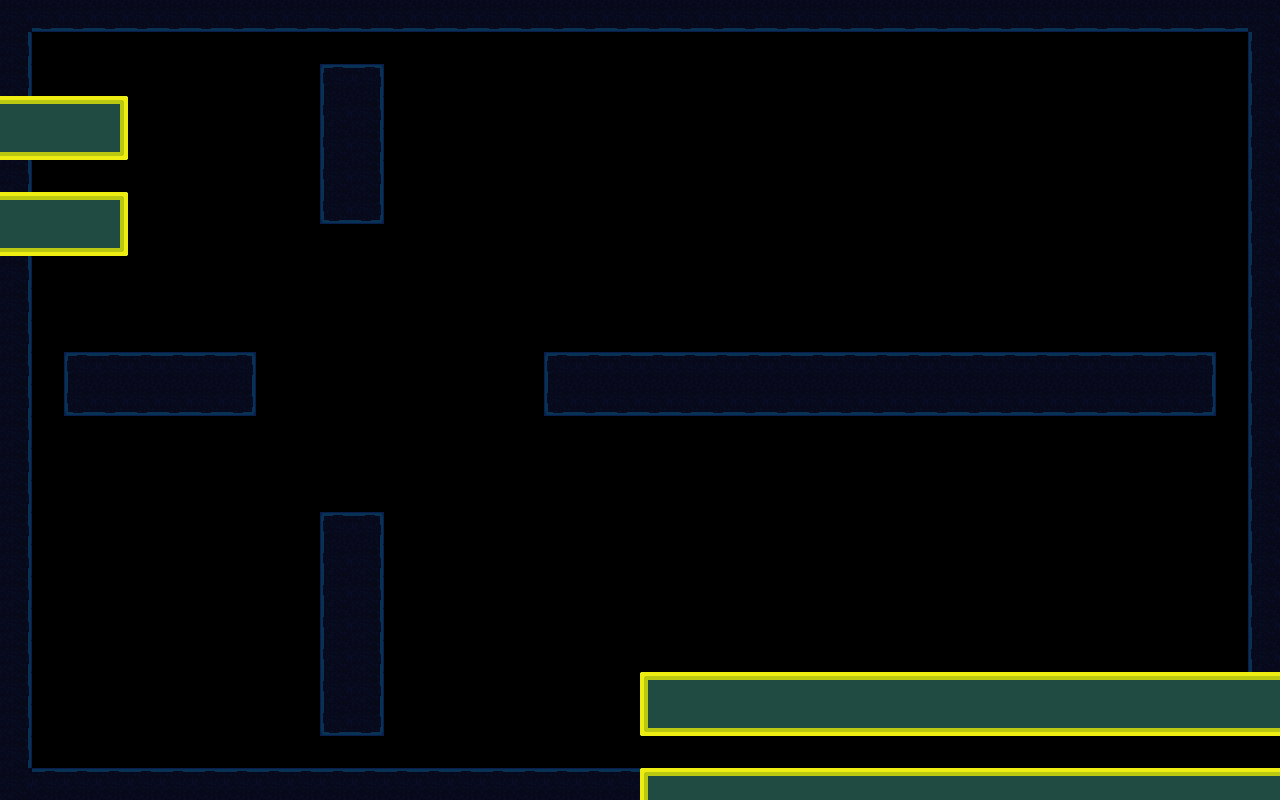

A level layout from a 2D game, rendered from its tile map. Below: a short description, then the map file with its tile-grid data intact:
An orthogonal 40x25 tile map with 32x32 px tiles, 1 tile layer (Ground), 1 hidden layer not drawn, 2 tilesets and 9 objects (5x Light, Lizard, SceneSwitch, multiPirahna, EnemyDoor).

<map version="1.10" tiledversion="1.10.2" orientation="orthogonal" renderorder="right-down" width="40" height="25" tilewidth="32" tileheight="32" infinite="0" nextlayerid="4" nextobjectid="72">
 <editorsettings>
  <export target="../maps/Level5.tmj" format="json" />
 </editorsettings>
 <tileset firstgid="1" name="MarkingTile" tilewidth="32" tileheight="32" tilecount="1" columns="1">
  <image source="../sampleTile.png" width="32" height="32" />
  <tile id="0">
   <properties>
    <property name="collides" type="bool" value="true" />
   </properties>
  </tile>
 </tileset>
 <tileset firstgid="2" name="AquaTile" tilewidth="32" tileheight="32" tilecount="100" columns="10">
  <image source="../StaticImages/tilesheet.png" width="320" height="320" />
  <tile id="0">
   <properties>
    <property name="collides" type="bool" value="false" />
   </properties>
  </tile>
  <tile id="1">
   <properties>
    <property name="collides" type="bool" value="true" />
   </properties>
  </tile>
  <tile id="2">
   <properties>
    <property name="collides" type="bool" value="true" />
   </properties>
  </tile>
  <tile id="3">
   <properties>
    <property name="collides" type="bool" value="true" />
   </properties>
  </tile>
  <tile id="4">
   <properties>
    <property name="collides" type="bool" value="false" />
   </properties>
  </tile>
  <tile id="5">
   <properties>
    <property name="collides" type="bool" value="true" />
   </properties>
  </tile>
  <tile id="6">
   <properties>
    <property name="collides" type="bool" value="true" />
   </properties>
  </tile>
  <tile id="7">
   <properties>
    <property name="collides" type="bool" value="true" />
   </properties>
  </tile>
  <tile id="8">
   <properties>
    <property name="collides" type="bool" value="false" />
   </properties>
  </tile>
  <tile id="9">
   <properties>
    <property name="collides" type="bool" value="false" />
   </properties>
  </tile>
  <tile id="10">
   <properties>
    <property name="collides" type="bool" value="false" />
   </properties>
  </tile>
  <tile id="11">
   <properties>
    <property name="collides" type="bool" value="true" />
   </properties>
  </tile>
  <tile id="12">
   <properties>
    <property name="collides" type="bool" value="true" />
   </properties>
  </tile>
  <tile id="13">
   <properties>
    <property name="collides" type="bool" value="true" />
   </properties>
  </tile>
  <tile id="14">
   <properties>
    <property name="collides" type="bool" value="false" />
   </properties>
  </tile>
  <tile id="15">
   <properties>
    <property name="collides" type="bool" value="true" />
   </properties>
  </tile>
  <tile id="16">
   <properties>
    <property name="collides" type="bool" value="true" />
   </properties>
  </tile>
  <tile id="17">
   <properties>
    <property name="collides" type="bool" value="true" />
   </properties>
  </tile>
  <tile id="18">
   <properties>
    <property name="collides" type="bool" value="false" />
   </properties>
  </tile>
  <tile id="19">
   <properties>
    <property name="collides" type="bool" value="false" />
   </properties>
  </tile>
  <tile id="20">
   <properties>
    <property name="collides" type="bool" value="false" />
   </properties>
  </tile>
  <tile id="21">
   <properties>
    <property name="collides" type="bool" value="true" />
   </properties>
  </tile>
  <tile id="22">
   <properties>
    <property name="collides" type="bool" value="true" />
   </properties>
  </tile>
  <tile id="23">
   <properties>
    <property name="collides" type="bool" value="true" />
   </properties>
  </tile>
  <tile id="24">
   <properties>
    <property name="collides" type="bool" value="false" />
   </properties>
  </tile>
  <tile id="25">
   <properties>
    <property name="collides" type="bool" value="true" />
   </properties>
  </tile>
  <tile id="26">
   <properties>
    <property name="collides" type="bool" value="true" />
   </properties>
  </tile>
  <tile id="27">
   <properties>
    <property name="collides" type="bool" value="true" />
   </properties>
  </tile>
  <tile id="28">
   <properties>
    <property name="collides" type="bool" value="false" />
   </properties>
  </tile>
  <tile id="29">
   <properties>
    <property name="collides" type="bool" value="false" />
   </properties>
  </tile>
  <tile id="30">
   <properties>
    <property name="collides" type="bool" value="false" />
   </properties>
  </tile>
  <tile id="31">
   <properties>
    <property name="collides" type="bool" value="false" />
   </properties>
  </tile>
  <tile id="32">
   <properties>
    <property name="collides" type="bool" value="false" />
   </properties>
  </tile>
  <tile id="33">
   <properties>
    <property name="collides" type="bool" value="false" />
   </properties>
  </tile>
  <tile id="34">
   <properties>
    <property name="collides" type="bool" value="false" />
   </properties>
  </tile>
  <tile id="35">
   <properties>
    <property name="collides" type="bool" value="false" />
   </properties>
  </tile>
  <tile id="36">
   <properties>
    <property name="collides" type="bool" value="false" />
   </properties>
  </tile>
  <tile id="37">
   <properties>
    <property name="collides" type="bool" value="false" />
   </properties>
  </tile>
  <tile id="38">
   <properties>
    <property name="collides" type="bool" value="false" />
   </properties>
  </tile>
  <tile id="39">
   <properties>
    <property name="collides" type="bool" value="false" />
   </properties>
  </tile>
  <tile id="40">
   <properties>
    <property name="collides" type="bool" value="false" />
   </properties>
  </tile>
  <tile id="41">
   <properties>
    <property name="collides" type="bool" value="true" />
   </properties>
  </tile>
  <tile id="42">
   <properties>
    <property name="collides" type="bool" value="true" />
   </properties>
  </tile>
  <tile id="43">
   <properties>
    <property name="collides" type="bool" value="true" />
   </properties>
  </tile>
  <tile id="44">
   <properties>
    <property name="collides" type="bool" value="false" />
   </properties>
  </tile>
  <tile id="45">
   <properties>
    <property name="collides" type="bool" value="false" />
   </properties>
  </tile>
  <tile id="46">
   <properties>
    <property name="collides" type="bool" value="false" />
   </properties>
  </tile>
  <tile id="47">
   <properties>
    <property name="collides" type="bool" value="false" />
   </properties>
  </tile>
  <tile id="48">
   <properties>
    <property name="collides" type="bool" value="false" />
   </properties>
  </tile>
  <tile id="49">
   <properties>
    <property name="collides" type="bool" value="false" />
   </properties>
  </tile>
  <tile id="50">
   <properties>
    <property name="collides" type="bool" value="false" />
   </properties>
  </tile>
  <tile id="51">
   <properties>
    <property name="collides" type="bool" value="true" />
   </properties>
  </tile>
  <tile id="52">
   <properties>
    <property name="collides" type="bool" value="true" />
   </properties>
  </tile>
  <tile id="53">
   <properties>
    <property name="collides" type="bool" value="true" />
   </properties>
  </tile>
  <tile id="54">
   <properties>
    <property name="collides" type="bool" value="false" />
   </properties>
  </tile>
  <tile id="55">
   <properties>
    <property name="collides" type="bool" value="false" />
   </properties>
  </tile>
  <tile id="56">
   <properties>
    <property name="collides" type="bool" value="false" />
   </properties>
  </tile>
  <tile id="57">
   <properties>
    <property name="collides" type="bool" value="false" />
   </properties>
  </tile>
  <tile id="58">
   <properties>
    <property name="collides" type="bool" value="false" />
   </properties>
  </tile>
  <tile id="59">
   <properties>
    <property name="collides" type="bool" value="false" />
   </properties>
  </tile>
  <tile id="60">
   <properties>
    <property name="collides" type="bool" value="false" />
   </properties>
  </tile>
  <tile id="61">
   <properties>
    <property name="collides" type="bool" value="true" />
   </properties>
  </tile>
  <tile id="62">
   <properties>
    <property name="collides" type="bool" value="true" />
   </properties>
  </tile>
  <tile id="63">
   <properties>
    <property name="collides" type="bool" value="true" />
   </properties>
  </tile>
  <tile id="64">
   <properties>
    <property name="collides" type="bool" value="false" />
   </properties>
  </tile>
  <tile id="65">
   <properties>
    <property name="collides" type="bool" value="false" />
   </properties>
  </tile>
  <tile id="66">
   <properties>
    <property name="collides" type="bool" value="false" />
   </properties>
  </tile>
  <tile id="67">
   <properties>
    <property name="collides" type="bool" value="false" />
   </properties>
  </tile>
  <tile id="68">
   <properties>
    <property name="collides" type="bool" value="false" />
   </properties>
  </tile>
  <tile id="69">
   <properties>
    <property name="collides" type="bool" value="false" />
   </properties>
  </tile>
  <tile id="70">
   <properties>
    <property name="collides" type="bool" value="false" />
   </properties>
  </tile>
  <tile id="71">
   <properties>
    <property name="collides" type="bool" value="false" />
   </properties>
  </tile>
  <tile id="72">
   <properties>
    <property name="collides" type="bool" value="false" />
   </properties>
  </tile>
  <tile id="73">
   <properties>
    <property name="collides" type="bool" value="false" />
   </properties>
  </tile>
  <tile id="74">
   <properties>
    <property name="collides" type="bool" value="false" />
   </properties>
  </tile>
  <tile id="75">
   <properties>
    <property name="collides" type="bool" value="false" />
   </properties>
  </tile>
  <tile id="76">
   <properties>
    <property name="collides" type="bool" value="false" />
   </properties>
  </tile>
  <tile id="77">
   <properties>
    <property name="collides" type="bool" value="false" />
   </properties>
  </tile>
  <tile id="78">
   <properties>
    <property name="collides" type="bool" value="false" />
   </properties>
  </tile>
  <tile id="79">
   <properties>
    <property name="collides" type="bool" value="false" />
   </properties>
  </tile>
  <tile id="80">
   <properties>
    <property name="collides" type="bool" value="false" />
   </properties>
  </tile>
  <tile id="81">
   <properties>
    <property name="collides" type="bool" value="false" />
   </properties>
  </tile>
  <tile id="82">
   <properties>
    <property name="collides" type="bool" value="false" />
   </properties>
  </tile>
  <tile id="83">
   <properties>
    <property name="collides" type="bool" value="false" />
   </properties>
  </tile>
  <tile id="84">
   <properties>
    <property name="collides" type="bool" value="false" />
   </properties>
  </tile>
  <tile id="85">
   <properties>
    <property name="collides" type="bool" value="false" />
   </properties>
  </tile>
  <tile id="86">
   <properties>
    <property name="collides" type="bool" value="false" />
   </properties>
  </tile>
  <tile id="87">
   <properties>
    <property name="collides" type="bool" value="false" />
   </properties>
  </tile>
  <tile id="88">
   <properties>
    <property name="collides" type="bool" value="false" />
   </properties>
  </tile>
  <tile id="89">
   <properties>
    <property name="collides" type="bool" value="false" />
   </properties>
  </tile>
  <tile id="90">
   <properties>
    <property name="collides" type="bool" value="false" />
   </properties>
  </tile>
  <tile id="91">
   <properties>
    <property name="collides" type="bool" value="false" />
   </properties>
  </tile>
  <tile id="92">
   <properties>
    <property name="collides" type="bool" value="false" />
   </properties>
  </tile>
  <tile id="93">
   <properties>
    <property name="collides" type="bool" value="false" />
   </properties>
  </tile>
  <tile id="94">
   <properties>
    <property name="collides" type="bool" value="false" />
   </properties>
  </tile>
  <tile id="95">
   <properties>
    <property name="collides" type="bool" value="false" />
   </properties>
  </tile>
  <tile id="96">
   <properties>
    <property name="collides" type="bool" value="false" />
   </properties>
  </tile>
  <tile id="97">
   <properties>
    <property name="collides" type="bool" value="false" />
   </properties>
  </tile>
  <tile id="98">
   <properties>
    <property name="collides" type="bool" value="false" />
   </properties>
  </tile>
  <tile id="99">
   <properties>
    <property name="collides" type="bool" value="false" />
   </properties>
  </tile>
 </tileset>
 <layer id="1" name="Blocking" width="40" height="25" visible="0">
  <data encoding="csv">
1,1,1,1,1,1,1,1,1,1,1,1,1,1,1,1,1,1,1,1,1,1,1,1,1,0,0,0,0,0,0,0,0,0,0,0,0,0,0,0,
1,1,1,1,1,1,1,1,1,1,1,1,1,1,1,1,1,1,1,1,1,1,1,1,1,0,0,0,0,0,0,0,0,0,0,0,0,0,0,0,
1,0,0,1,1,1,1,1,1,1,1,1,1,1,1,1,1,1,1,1,1,1,1,0,0,0,0,0,0,0,0,0,0,0,0,0,0,0,0,0,
1,0,0,0,0,0,0,0,0,0,0,0,0,0,0,0,0,0,0,0,0,0,0,0,0,0,0,0,0,0,0,0,0,0,0,0,0,0,0,0,
1,0,0,0,0,0,0,0,0,0,0,0,0,0,0,0,0,0,0,0,0,0,0,0,0,0,0,0,0,0,0,0,0,0,0,0,0,0,0,0,
1,0,0,0,0,0,0,0,0,0,0,0,0,0,0,0,0,0,0,0,0,0,0,0,0,0,0,0,0,0,0,0,0,0,0,0,0,0,0,0,
1,1,1,1,1,1,1,1,1,1,1,1,1,1,1,1,1,1,1,1,1,1,1,1,1,0,0,0,0,0,0,0,0,0,0,0,0,0,0,0,
1,1,1,1,1,1,1,1,1,0,1,1,1,0,0,0,0,0,0,0,0,0,0,0,0,0,0,0,0,0,0,0,0,0,0,0,0,0,0,0,
1,1,1,1,1,1,1,1,0,0,0,1,0,0,0,0,0,0,0,0,0,0,0,0,0,0,0,0,0,0,0,0,0,0,0,0,0,0,0,0,
1,0,0,0,0,0,0,0,0,0,0,1,0,0,0,0,0,0,0,0,0,0,0,0,0,0,0,0,0,0,0,0,0,0,0,0,0,0,0,0,
1,0,0,0,0,0,0,0,0,0,0,1,0,0,0,0,0,0,0,0,1,0,0,0,0,0,0,0,0,0,0,0,0,0,0,0,0,0,0,0,
1,0,0,0,0,0,0,0,0,0,0,1,0,0,0,0,0,0,0,0,1,0,0,0,1,0,0,0,0,0,0,0,0,0,0,0,0,0,0,0,
1,0,0,0,0,0,0,0,0,0,0,1,0,0,0,0,0,0,0,0,1,0,0,0,0,0,0,0,0,0,0,0,0,0,0,0,0,0,0,0,
1,0,0,0,0,0,0,0,0,0,0,0,0,0,0,0,0,0,0,0,1,0,0,0,1,0,0,0,0,0,0,0,0,0,0,0,0,0,0,0,
1,0,0,0,0,0,0,0,0,0,0,0,0,0,0,0,0,0,0,0,1,1,1,1,1,0,0,0,0,0,0,0,0,0,0,0,0,0,0,0,
1,0,0,0,0,0,0,0,0,0,0,0,0,0,0,0,0,0,0,0,1,1,1,1,1,0,0,0,0,0,0,0,0,0,0,0,0,0,0,0,
0,0,0,0,0,0,0,0,0,0,0,0,0,0,0,0,0,0,0,0,1,1,1,1,1,0,0,0,0,0,0,0,0,0,0,0,0,0,0,0,
1,1,1,1,1,1,1,1,1,1,1,1,1,1,1,1,1,1,1,1,1,1,1,1,1,0,0,0,0,0,0,0,0,0,0,0,0,0,0,0,
1,1,1,1,1,1,1,1,1,1,1,1,1,1,1,1,1,1,1,1,1,1,1,1,1,0,0,0,0,0,0,0,0,0,0,0,0,0,0,0,
1,1,1,1,1,1,1,1,1,1,1,1,1,1,1,1,1,1,1,1,1,1,1,1,1,0,0,0,0,0,0,0,0,0,0,0,0,0,0,0,
0,0,0,0,0,0,0,0,0,0,0,0,0,0,0,0,0,0,0,0,0,0,0,0,0,0,0,0,0,0,0,0,0,0,0,0,0,0,0,0,
0,0,0,0,0,0,0,0,0,0,0,0,0,0,0,0,0,0,0,0,0,0,0,0,0,0,0,0,0,0,0,0,0,0,0,0,0,0,0,0,
0,0,0,0,0,0,0,0,0,0,0,0,0,0,0,0,0,0,0,0,0,0,0,0,0,0,0,0,0,0,0,0,0,0,0,0,0,0,0,0,
0,0,0,0,0,0,0,0,0,0,0,0,0,0,0,0,0,0,0,0,0,0,0,0,0,0,0,0,0,0,0,0,0,0,0,0,0,0,0,0,
0,0,0,0,0,0,0,0,0,0,0,0,0,0,0,0,0,0,0,0,0,0,0,0,0,0,0,0,0,0,0,0,0,0,0,0,0,0,0,0
</data>
 </layer>
 <layer id="3" name="Ground" width="40" height="25">
  <data encoding="csv">
14,24,24,24,24,24,24,24,24,24,24,24,24,24,24,24,24,24,24,24,24,24,24,24,24,24,24,24,24,24,24,24,24,24,24,24,24,24,24,14,
15,0,0,0,0,0,0,0,0,0,0,0,0,0,0,0,0,0,0,0,0,0,0,0,0,0,0,0,0,0,0,0,0,0,0,0,0,0,0,13,
15,0,0,0,0,0,0,0,0,0,3,5,0,0,0,0,0,0,0,0,0,0,0,0,0,0,0,0,0,0,0,0,0,0,0,0,0,0,0,13,
44,44,44,45,0,0,0,0,0,0,13,15,0,0,0,0,0,0,0,0,0,0,0,0,0,0,0,0,0,0,0,0,0,0,0,0,0,0,0,13,
64,64,64,65,0,0,0,0,0,0,13,15,0,0,0,0,0,0,0,0,0,0,0,0,0,0,0,0,0,0,0,0,0,0,0,0,0,0,0,13,
15,0,0,0,0,0,0,0,0,0,13,15,0,0,0,0,0,0,0,0,0,0,0,0,0,0,0,0,0,0,0,0,0,0,0,0,0,0,0,13,
44,44,44,45,0,0,0,0,0,0,23,25,0,0,0,0,0,0,0,0,0,0,0,0,0,0,0,0,0,0,0,0,0,0,0,0,0,0,0,13,
64,64,64,65,0,0,0,0,0,0,0,0,0,0,0,0,0,0,0,0,0,0,0,0,0,0,0,0,0,0,0,0,0,0,0,0,0,0,0,13,
15,0,0,0,0,0,0,0,0,0,0,0,0,0,0,0,0,0,0,0,0,0,0,0,0,0,0,0,0,0,0,0,0,0,0,0,0,0,0,13,
15,0,0,0,0,0,0,0,0,0,0,0,0,0,0,0,0,0,0,0,0,0,0,0,0,0,0,0,0,0,0,0,0,0,0,0,0,0,0,13,
15,0,0,0,0,0,0,0,0,0,0,0,0,0,0,0,0,0,0,0,0,0,0,0,0,0,0,0,0,0,0,0,0,0,0,0,0,0,0,13,
15,0,3,4,4,4,4,5,0,0,0,0,0,0,0,0,0,3,4,4,4,4,4,4,4,4,4,4,4,4,4,4,4,4,4,4,4,5,0,13,
15,0,23,24,24,24,24,25,0,0,0,0,0,0,0,0,0,23,24,24,24,24,24,24,24,24,24,24,24,24,24,24,24,24,24,24,24,25,0,13,
15,0,0,0,0,0,0,0,0,0,0,0,0,0,0,0,0,0,0,0,0,0,0,0,0,0,0,0,0,0,0,0,0,0,0,0,0,0,0,13,
15,0,0,0,0,0,0,0,0,0,0,0,0,0,0,0,0,0,0,0,0,0,0,0,0,0,0,0,0,0,0,0,0,0,0,0,0,0,0,13,
15,0,0,0,0,0,0,0,0,0,0,0,0,0,0,0,0,0,0,0,0,0,0,0,0,0,0,0,0,0,0,0,0,0,0,0,0,0,0,13,
15,0,0,0,0,0,0,0,0,0,3,5,0,0,0,0,0,0,0,0,0,0,0,0,0,0,0,0,0,0,0,0,0,0,0,0,0,0,0,13,
15,0,0,0,0,0,0,0,0,0,13,15,0,0,0,0,0,0,0,0,0,0,0,0,0,0,0,0,0,0,0,0,0,0,0,0,0,0,0,13,
15,0,0,0,0,0,0,0,0,0,13,15,0,0,0,0,0,0,0,0,0,0,0,0,0,0,0,0,0,0,0,0,0,0,0,0,0,0,0,13,
15,0,0,0,0,0,0,0,0,0,13,15,0,0,0,0,0,0,0,0,0,0,0,0,0,0,0,0,0,0,0,0,0,0,0,0,0,0,0,13,
15,0,0,0,0,0,0,0,0,0,13,15,0,0,0,0,0,0,0,0,0,0,0,0,0,0,0,0,0,0,0,0,0,0,0,0,0,0,0,13,
15,0,0,0,0,0,0,0,0,0,13,15,0,0,0,0,0,0,0,0,43,44,44,44,44,44,44,44,44,44,44,44,44,44,44,44,44,44,44,44,
15,0,0,0,0,0,0,0,0,0,23,25,0,0,0,0,0,0,0,0,63,64,64,64,64,64,64,64,64,64,64,64,64,64,64,64,64,64,64,64,
15,0,0,0,0,0,0,0,0,0,0,0,0,0,0,0,0,0,0,0,0,0,0,0,0,0,0,0,0,0,0,0,0,0,0,0,0,0,0,0,
14,4,4,4,4,4,4,4,4,4,4,4,4,4,4,4,4,4,4,4,43,44,44,44,44,44,44,44,44,44,44,44,44,44,44,44,44,44,44,44
</data>
 </layer>
 <objectgroup id="2" name="ObjectLayer">
  <properties>
   <property name="Level" value="Level2" />
  </properties>
  <object id="41" name="Lizard" x="85.7576" y="186.061">
   <point />
  </object>
  <object id="42" name="SceneSwitch" x="1126.79" y="754.182">
   <properties>
    <property name="Level" value="Level6" />
   </properties>
   <point />
  </object>
  <object id="52" name="multiPirahna" x="356" y="366">
   <properties>
    <property name="health" type="int" value="3" />
    <property name="rotation" type="int" value="90" />
   </properties>
   <point />
  </object>
  <object id="62" name="Light" x="354" y="209.334">
   <properties>
    <property name="intensity" type="int" value="3" />
    <property name="radius" type="int" value="600" />
   </properties>
   <point />
  </object>
  <object id="63" name="Light" x="353.333" y="534.667">
   <properties>
    <property name="intensity" type="int" value="5" />
    <property name="radius" type="int" value="600" />
   </properties>
   <point />
  </object>
  <object id="64" name="Light" x="1320" y="773.333">
   <properties>
    <property name="intensity" type="int" value="4" />
    <property name="radius" type="int" value="700" />
   </properties>
   <point />
  </object>
  <object id="67" name="EnemyDoor" x="640" y="736">
   <properties>
    <property name="enemy" type="object" value="52" />
   </properties>
   <point />
  </object>
  <object id="70" name="Light" x="237.333" y="388">
   <properties>
    <property name="intensity" type="int" value="5" />
    <property name="radius" type="int" value="600" />
   </properties>
   <point />
  </object>
  <object id="71" name="Light" x="565.333" y="386.667">
   <properties>
    <property name="intensity" type="int" value="5" />
    <property name="radius" type="int" value="600" />
   </properties>
   <point />
  </object>
 </objectgroup>
</map>
